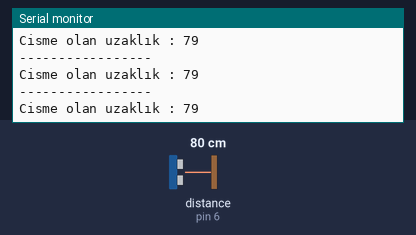
This sketch was run on a simulated Arduino Uno, built with avr-gcc and run on an emulated ATmega328P. On the bench: the last lines printed to the serial monitor. Wiring (inferred from the names in the program): ultrasonic range finder: trigger pin 7; echo pin 6. The inputs (shaded band) are chosen by the test bench; at power-on: distance to the obstacle (sensor on pin 6) 80 cm. The echo pulse lasts 58.3 µs per cm.

Above: at 1.2 s.
1.3 s: distance to the obstacle (sensor on pin 6) set to 2 cm
At 2.2 s:
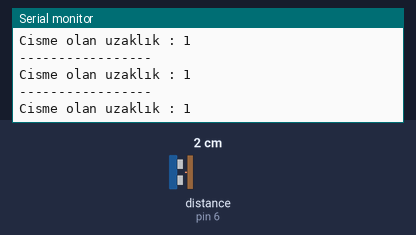
4.3 s: distance to the obstacle (sensor on pin 6) set to 18 cm
At 5.1 s:
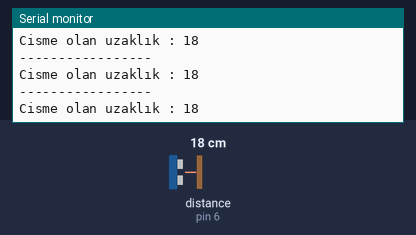
7.3 s: distance to the obstacle (sensor on pin 6) set to 120 cm
At 8.3 s:
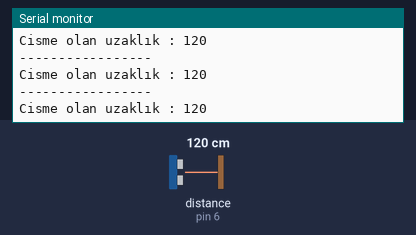
10.3 s: distance to the obstacle (sensor on pin 6) set to 35 cm
At 11.0 s:
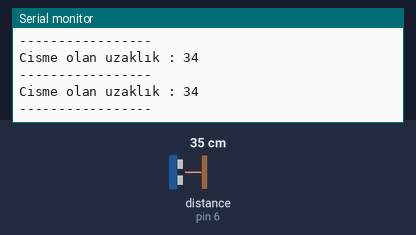
Timing chart, 0 to 13.3 s (numbered marks = the images above; inputs shaded):
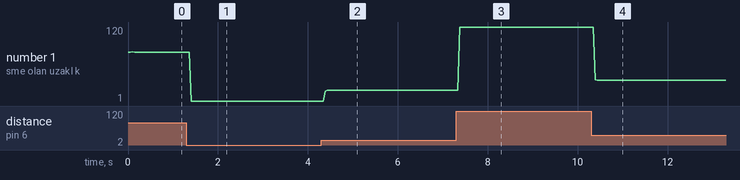

The sketch:

mesafe_sensoru.ino
```cpp
#define trigger_pin 7
#define echo_pin 6
int sure, mesafe;

void setup() {
    pinMode(trigger_pin, OUTPUT);
    pinMode(echo_pin, INPUT);
    Serial.begin(9600);
}

void loop() {
    digitalWrite(trigger_pin, HIGH);
    delayMicroseconds(1000);
    digitalWrite(trigger_pin, LOW);

    sure = pulseIn(echo_pin, HIGH);
    mesafe = (sure/2) / 29.1;

    Serial.print("Cisme olan uzaklık : ");
    Serial.println(mesafe);
    Serial.println("-----------------");
}
```

Measured:
- after the input at 1.3 s, the serial monitor: prints a new line after 0.11 s (image 1)
- after the input at 4.3 s, the serial monitor: prints a new line after 0.08 s (image 2)
- after the input at 7.3 s, the serial monitor: prints a new line after 0.08 s (image 3)
- after the input at 10.3 s, the serial monitor: prints a new line after 0.09 s (image 4)
- plotted number 1: 79 → 1 after the input at 1.3 s, 1 → 18 after the input at 4.3 s, 18 → 120 after the input at 7.3 s, 120 → 34 after the input at 10.3 s
